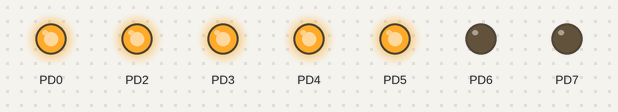
A program run on a simulated ATmega32, built with avr-gcc and emulated at 8 MHz. On the bench: output pins drawn as LEDs (lit = HIGH).

Above: at 0.5 s.
At 2.5 s:
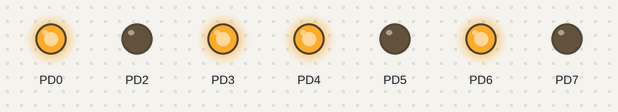
At 3.6 s:
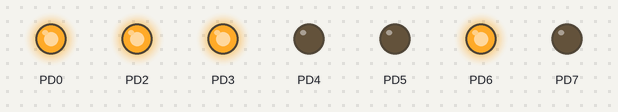
At 5.7 s:
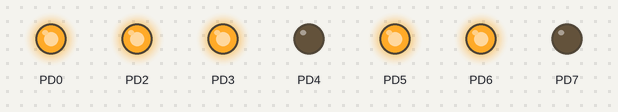
At 7.7 s:
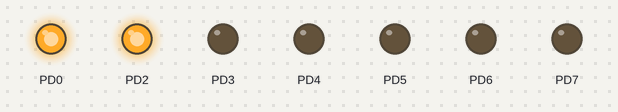
At 10.8 s:
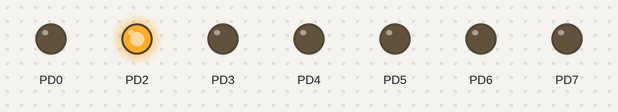
Timing chart, 0 to 12.1 s (numbered marks = the images above):
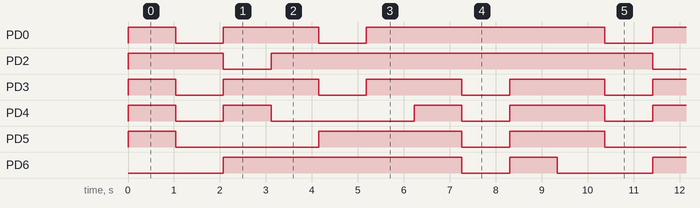

The program:

main.c
```c
#include "avr/io.h"

#include "avr/delay.h"


/* Connect 7Segment pin a to D0     */
/* Connect 7Segment pin b to D1     */
/* Connect 7Segment pin c to D2     */
/* Connect 7Segment pin d to D3     */
/* Connect 7Segment pin e to D4     */
/* Connect 7Segment pin f to D5     */
/* Connect 7Segment pin g to D6     */
/* Connect 7Segment dot pin a to D7 */

/* Following This Table we creat array To convert Decimal to 7Segment */
/***********************************************/
/* Decimal | Dot | g | f | e | d | c | b | a | */
/*    0    |  0  | 0 | 1 | 1 | 1 | 1 | 1 | 1 | */
/*    1    |  0  | 0 | 0 | 0 | 0 | 1 | 1 | 0 | */
/*    2    |  0  | 1 | 0 | 1 | 1 | 0 | 1 | 1 | */
/*    3    |  0  | 1 | 0 | 0 | 1 | 1 | 1 | 1 | */
/*    4    |  0  | 1 | 1 | 0 | 0 | 1 | 1 | 0 | */
/*    5    |  0  | 1 | 1 | 0 | 1 | 1 | 0 | 1 | */
/*    6    |  0  | 1 | 1 | 1 | 1 | 1 | 0 | 1 | */
/*    7    |  0  | 0 | 0 | 0 | 0 | 1 | 1 | 1 | */
/*    8    |  0  | 1 | 1 | 1 | 1 | 1 | 1 | 1 | */
/*    9    |  0  | 1 | 1 | 0 | 1 | 1 | 1 | 1 | */
/***********************************************/

int Arr_DecToSeg[10] = {0b00111111,   /* 0 */
                       0b00000110,   /* 1 */
                       0b01011011,   /* 2 */
                       0b01001111,   /* 3 */
                       0b01100110,   /* 4 */
                       0b01101101,   /* 5 */
                       0b01111101,   /* 6 */
                       0b00000111,   /* 7 */
                       0b01111111,   /* 8 */
                       0b01101111    /* 9 */
					  };
int main(void)
{
	int LoopCounter;

	/* Set D1 as input and rest of pins as Output Pins */
	DDRD   = 0b11111101;


	while(1)
	{
		/* Check if D1 is High, Turn LED on */
		for(LoopCounter=0; LoopCounter<9;LoopCounter++)
		{
			PORTD = Arr_DecToSeg[LoopCounter];
			_delay_ms(1000);
		}
	}
}
```

Measured:
- by itself, PD0: repeats every 9.3 s: LOW 1.0 s, HIGH 2.1 s, LOW 1.0 s, HIGH 5.2 s
- by itself, PD2: repeats every 9.3 s: LOW 1.0 s, HIGH 8.3 s
- by itself, PD3: repeats every 3.1 s: LOW 1.0 s, HIGH 2.1 s
- by itself, PD4: repeats every 9.3 s: LOW 1.0 s, HIGH 1.0 s, LOW 3.1 s, HIGH 1.0 s, LOW 1.0 s, HIGH 2.1 s
- by itself, PD5: repeats every 9.3 s: LOW 3.1 s, HIGH 3.1 s, LOW 1.0 s, HIGH 2.1 s
- by itself, PD6: repeats every 9.3 s: LOW 1.0 s, HIGH 1.0 s, LOW 2.1 s, HIGH 5.2 s
